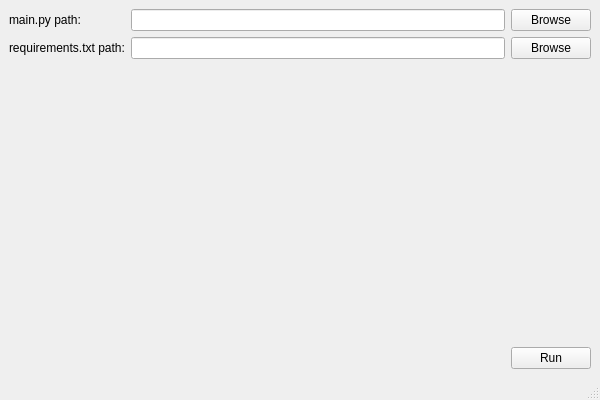
<?xml version="1.0" encoding="UTF-8"?>
<ui version="4.0">
 <class>MainWindow</class>
 <widget class="QMainWindow" name="MainWindow">
  <property name="geometry">
   <rect>
    <x>0</x>
    <y>0</y>
    <width>600</width>
    <height>400</height>
   </rect>
  </property>
  <property name="windowTitle">
   <string>MainWindow</string>
  </property>
  <widget class="QWidget" name="centralwidget">
   <layout class="QVBoxLayout" name="verticalLayout">
    <item>
     <layout class="QGridLayout" name="gridLayout">
      <item row="0" column="0">
       <widget class="QLabel" name="mainPyLabel">
        <property name="text">
         <string>main.py path:</string>
        </property>
       </widget>
      </item>
      <item row="0" column="1">
       <widget class="QLineEdit" name="mainPyEdit"/>
      </item>
      <item row="0" column="2">
       <widget class="QPushButton" name="mainPyBrowse">
        <property name="text">
         <string>Browse</string>
        </property>
       </widget>
      </item>
      <item row="1" column="0">
       <widget class="QLabel" name="requirementsLabel">
        <property name="text">
         <string>requirements.txt path:</string>
        </property>
       </widget>
      </item>
      <item row="1" column="1">
       <widget class="QLineEdit" name="requirementsEdit"/>
      </item>
      <item row="1" column="2">
       <widget class="QPushButton" name="requirementsBtowse">
        <property name="text">
         <string>Browse</string>
        </property>
       </widget>
      </item>
     </layout>
    </item>
    <item>
     <spacer name="verticalSpacer">
      <property name="orientation">
       <enum>Qt::Vertical</enum>
      </property>
      <property name="sizeHint" stdset="0">
       <size>
        <width>20</width>
        <height>40</height>
       </size>
      </property>
     </spacer>
    </item>
    <item>
     <layout class="QHBoxLayout" name="horizontalLayout">
      <item>
       <spacer name="horizontalSpacer">
        <property name="orientation">
         <enum>Qt::Horizontal</enum>
        </property>
        <property name="sizeHint" stdset="0">
         <size>
          <width>40</width>
          <height>20</height>
         </size>
        </property>
       </spacer>
      </item>
      <item>
       <widget class="QPushButton" name="run">
        <property name="text">
         <string>Run</string>
        </property>
       </widget>
      </item>
     </layout>
    </item>
   </layout>
  </widget>
  <widget class="QMenuBar" name="menubar">
   <property name="geometry">
    <rect>
     <x>0</x>
     <y>0</y>
     <width>600</width>
     <height>22</height>
    </rect>
   </property>
  </widget>
  <widget class="QStatusBar" name="statusbar"/>
 </widget>
 <resources/>
 <connections/>
</ui>
